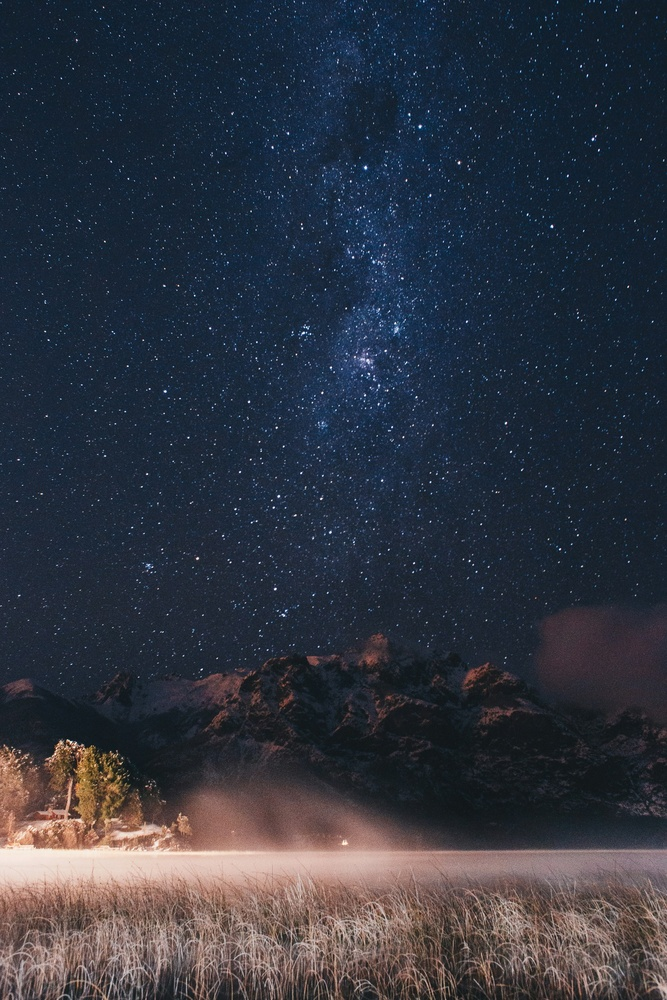
#> input picture guille-pozzi-SHcHVFhz7-M-unsplash.jpg, 667 x 1000 px, shrunk from 1500 x 2250 before the run
$ jupyter execute --allow-errors 'exo copy computer vision.ipynb'
#> lines starting #> are read from the running program, lines starting #| are printed output that depends on the picture
[cell 1]
import cv2
import numpy as np
import matplotlib.pyplot as plt
# charger img en niveau de gri
image = cv2.imread('guille-pozzi-SHcHVFhz7-M-unsplash.jpg')
#> image is the input picture: shape (1000, 667, 3); mean B, G, R 64.1, 53, 48.1
# converion de img en niveau de gris
gray_img = cv2.cvtColor(image, cv2.COLOR_BGR2GRAY)
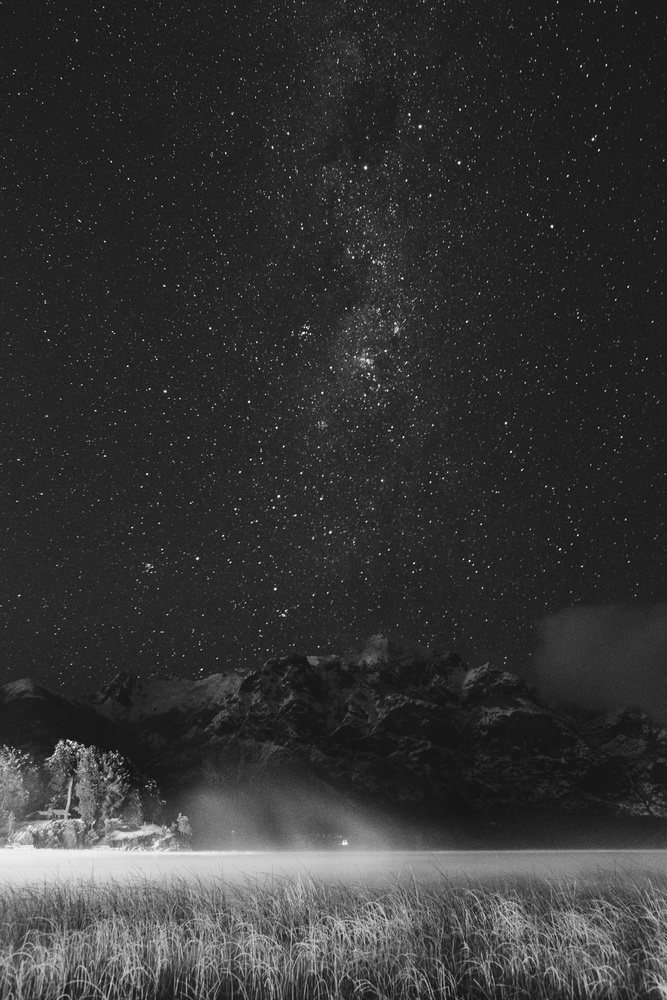
#> gray_img: shape (1000, 667); min 10, max 253, mean 52.8
# [9 lines of commented-out code are left out]
#> (the rest of this cell did not finish here and is left out)


$ run again, with image_rognÃ©e.jpg copied over guille-pozzi-SHcHVFhz7-M-unsplash.jpg
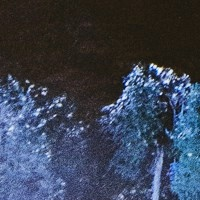
#> input picture image_rognÃ©e.jpg, 200 x 200 px
#> image is the input picture: shape (200, 200, 3); mean B, G, R 84.7, 66.8, 57.9
#> `gray_img = cv2.cvtColor(image, cv2.COLOR_BGR2GRAY)`:
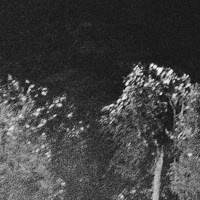
#> gray_img: shape (200, 200); min 13, max 250, mean 66.2
